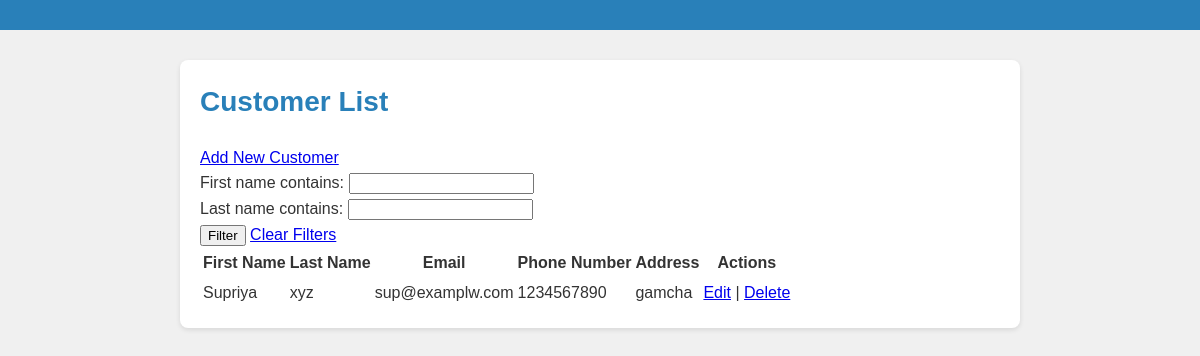
The app's page /customers/ with its own data.
### core/models.py (models this page shows, shortened)
class Customer(models.Model):
    customer_id = models.AutoField(primary_key=True)
    first_name = models.CharField(max_length=255)
    last_name = models.CharField(max_length=255)
    phone_number = models.CharField(max_length=15)
    email = models.EmailField()
    address = models.TextField()

### core/views.py (the view)
# urls.py: path('customers/', CustomerListView.as_view(), name='customer_list'),        # Lists all customers
class CustomerListView(ListView):
    model = Customer
    template_name = 'core/customer/list.html'
    def get_queryset(self):
        queryset = super().get_queryset()
        self.filterset = CustomerFilter(self.request.GET, queryset=queryset)
        return self.filterset.qs
    def get_context_data(self, **kwargs):
        context = super().get_context_data(**kwargs)
        context['fields'] = ['first_name', 'last_name', 'email', 'phone_number', 'address']
        context['filterset'] = self.filterset
        return context

### core/templates/core/customer/list.html (shortened to what this page needs)
{% extends "core/base/base_list.html" %}
{% block content %}
    <h2>Customer List</h2>
    <a href="{% url 'customer_create' %}">Add New Customer</a>
    <form method="get">
        {{ filterset.form.as_p }}
        <button type="submit">Filter</button>
        <a href="{% url 'customer_list' %}">Clear Filters</a>
    </form>
    <table>
        <thead>
            <tr>
                <th>First Name</th>
                <th>Last Name</th>
                <th>Email</th>
                <th>Phone Number</th>
                <th>Address</th>
                <th>Actions</th>
            </tr>
        </thead>
        <tbody>
            {% for customer in object_list %}
                <tr>
                    <td>{{ customer.first_name }}</td>
                    <td>{{ customer.last_name }}</td>
                    <td>{{ customer.email }}</td>
                    <td>{{ customer.phone_number }}</td>
                    <td>{{ customer.address }}</td>
                    <td>
                        <a href="{% url 'customer_update' customer.pk %}">Edit</a> |
                        <a href="{% url 'customer_delete' customer.pk %}">Delete</a>
                    </td>
                </tr>
            {% endfor %}
        </tbody>
    </table>
{% endblock %}

### core/static/core/base_list.css (style rules this page uses)
body, h1, h2, h3, p { margin: 0; padding: 0; }
body { font-family: Arial, sans-serif; line-height: 1.6; background-color: #f0f0f0; color: #333; }
h1, h2 { margin-bottom: 20px; font-size: 1.75em; color: #2980b9; }

### records on screen
Customer: first_name "Supriya", last_name "xyz", email "sup@examplw.com", phone_number "1234567890", address "gamcha"
